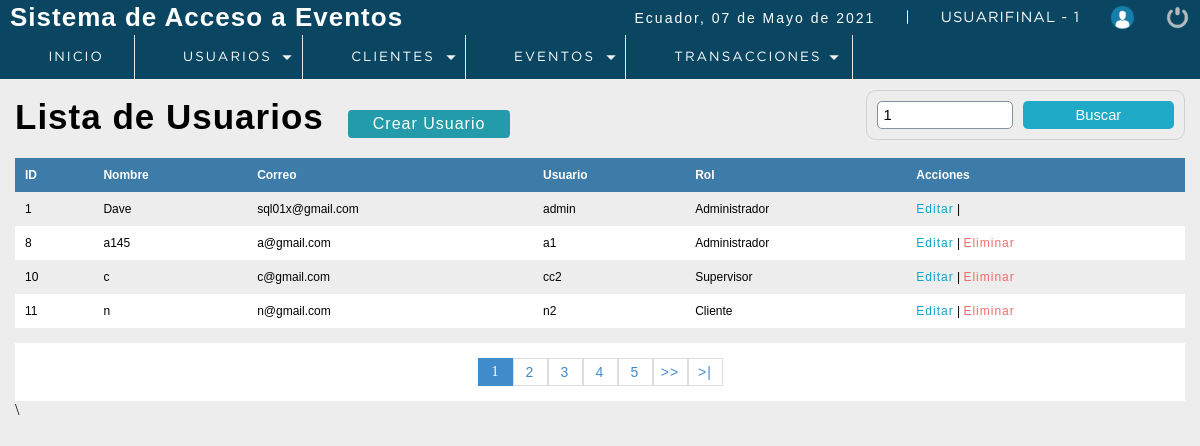
Page /P_seminarios/sistema/buscar_usuario.php?busqueda=1 (signed in) on the committed database.
### tables this page shows
CREATE TABLE `usuario` (
  `idusuario` int(11) NOT NULL,
  `nombre` varchar(50) DEFAULT NULL,
  `correo` varchar(100) DEFAULT NULL,
  `usuario` varchar(15) DEFAULT NULL,
  `clave` varchar(100) DEFAULT NULL,
  `rol` int(11) DEFAULT NULL,
  `Status` int(11) NOT NULL DEFAULT 1,
  `cod_cliente` int(11) DEFAULT 0
);

CREATE TABLE `rol` (
  `idrol` int(11) NOT NULL,
  `rol` varchar(20) DEFAULT NULL
);

### P_seminarios/sistema/buscar_usuario.php (the view, shortened to what this page needs)
<?php
 include "../conection.php";
?>
<!DOCTYPE html>
<html lang="en">
<head>
	<?php include "includes/scripts.php"?>
</head>
<body>
 <?php include "includes/header.php"?>
	<section id="container">
    <?php
        $busqueda = strtolower($_REQUEST['busqueda']) ;
    ?>
		<h1>Lista de Usuarios</h1>
        <a href="registro_usuarios.php" class="btn_new">Crear Usuario</a>
    <form action="buscar_usuario.php" method="get" class="form_search">
        <input type="text" name="busqueda" id="busqueda" placeholder="Buscar" value ="<?php echo $busqueda;?>">
        <input type="submit" value="Buscar" class="btn_search" >
    </form>
        <table>
            <tr>
                <th>ID</th>
                <th>Nombre</th>
                <th>Correo</th>
                <th>Usuario</th>
                <th>Rol</th>
                <th>Acciones</th>
            </tr>
            <?php
            $rol ='';
           $sql_registre = mysqli_query($conection,"SELECT COUNT(*) AS total_registro   FROM usuario
                                                                                        WHERE
                                                                                        (
                                                                                        idusuario LIKE '%$busqueda%' OR
                                                                                        nombre	  LIKE '%$busqueda%' OR
                                                                                        correo	  LIKE '%$busqueda%' OR
                                                                                        usuario	  LIKE '%$busqueda%'
                                                                                        $rol
                                                                                        )
                                                                                        AND
                                                                                        Status =1");
           $result_registre = mysqli_fetch_array($sql_registre);
           $total_resgistros = $result_registre['total_registro'];
           $por_pagina = 4;
           if (empty($_GET['pagina'])) {
               $pagina =1;
           }
           else {
               $pagina = $_GET['pagina'];
           }
           $desde = ($pagina - 1) * $por_pagina;
           $total_paginas = ceil($total_resgistros / $por_pagina);
           $query = mysqli_query($conection,"SELECT u.Idusuario, u.nombre, u.correo, u.usuario, r.rol FROM usuario u
                                                                                                      INNER JOIN rol r
                                                                                                      ON u.rol = r.idrol
                                                                                                      WHERE
                                                                                                        (
                                                                                                            u.idusuario   LIKE '%$busqueda%' OR
                                                                                                            u.nombre	  LIKE '%$busqueda%' OR
                                                                                                            u.correo	  LIKE '%$busqueda%' OR
                                                                                                            u.usuario	  LIKE '%$busqueda%' OR
                                                                                                            r.rol         LIKE '%$busqueda%'
                                                                                                        )
                                                                                                      AND
                                                                                                      Status = 1
                                                                                                      ORDER BY idusuario ASC LIMIT $desde, $por_pagina");
           $result = mysqli_num_rows($query);
           if ($result > 0) {
               while ($data = mysqli_fetch_array($query)) {
           ?>
            <tr>
                <td><?php echo $data["Idusuario"];?></td>
                <td><?php echo $data["nombre"];?></td>
                <td><?php echo $data["correo"];?></td>
                <td><?php echo $data["usuario"];?></td>
                <td><?php echo $data["rol"];?></td>
                <td>
                    <a class="link_edit" href="editar_usuario.php?id=<?php echo $data["Idusuario"];?>">Editar</a>
                    |
                    <?php
                        if ($data["Idusuario"] !=1) {
                    ?>
                    <a class="link_delete" href="eliminar_usuario.php?id=<?php echo $data["Idusuario"];?>">Eliminar</a>
                    <?php
                        }
                    ?>
                </td>
            </tr>
                <?php
               }
           }
            ?>
        </table>
        <?php
                    if ($total_resgistros != 0)
                    {
                ?>
                <div class="paginador">
                    <ul>
                    <?php
                    for ($i=1; $i <= $total_paginas; $i++) {
                        if ($i == $pagina) {
                            echo '<li class="pageSelected">'.$i.'</li>';
                        }
                        else {
                            echo '<li><a href="?pagina='.$i.'&busqueda='.$busqueda.'">'.$i.'</a></li>';
                        }
                    }
                    if ($pagina!=$total_paginas) {
                    ?>
                    <li><a href="?pagina=<?php echo $pagina+1;?>&busqueda=<?php echo $busqueda; ?>">>></a></li>
                    <li><a href="?pagina=<?php echo $total_paginas;?>&busqueda=<?php echo $busqueda; ?>">>|</a></li>
                        <?php
                            }
                        ?>
                    </ul>
                </div>\
                <?php
                    }
                ?>
	</section>
</body>
</html>

### P_seminarios/sistema/css/style.css (style rules this page uses)
* { margin: 0; padding: 0; box-sizing: border-box; }
body { background: #ededed; }
h1, h2, h3, h4, h5, h6 { font-family: 'arial'; font-weight: bold; letter-spacing: 1px; }
h1 { font-size: 26px; }
a { text-decoration: none; font-family: arial; letter-spacing: 1px; }
#container { padding: 90px 15px 15px; }
form { border: 2px solid #78909C; border-radius: 2%; background: #FFF; margin: auto; padding: 20px 50px; border: 1px solid #d1d1d1; }
input,select { display: block; width: 100%; font-size: 11pt; padding: 5px; border: 1px solid #85929e; border-radius: 5px; }
#container h1 { font-size: 35px; display: inline-block; }
.btn_new { display: inline-block; background: #239baa; color: #FFF; padding: 5px 25px; border-radius: 4px; margin: 20px; }
table { border-collapse: collapse; font-size: 12px; font-family: 'arial'; width: 100%; }
table th { text-align: left; padding: 10px; background: #3d7ba8; color: #FFF; }
table tr:nth-child(odd) { background: #FFF; }
table td { padding: 10px; }
.link_edit { color: #0ca4ce; }
.link_delete { color: #f26b6b; }
.paginador ul { padding: 15px; list-style: none; background: #FFF; margin-top: 15px; display: -webkit-flex; display: -moz-flex; display: -ms-flex; display: -o-flex; display: flex; justify-content: center; }
.paginador a, .pageSelected { color: #428bca; border: 1px solid #ddd; padding: 5px; display: inline-block; font-size: 14px; text-align: center; width: 35px; }
.pageSelected { color: #FFF; background: #428bca; border: 1px solid #428bca; }
.form_search { display: -webkit-flex; display: -moz-flex; display: -ms-flex; display: -o-flex; display: flex; float: right; background: initial; padding: 10px; border-radius: 10px; }
.form_search .btn_search { background: #1faac8; color: #FFF; padding: 0 20px; border: 0; cursor: pointer; margin-left: 10px; }

### rows in the picture
usuario: idusuario "1", nombre "Dave", correo "sql01x@gmail.com", usuario "admin", rol.rol "Administrador"
usuario: idusuario "8", nombre "a145", correo "a@gmail.com", usuario "a1", rol.rol "Administrador"
usuario: idusuario "10", nombre "c", correo "c@gmail.com", usuario "cc2", rol.rol "Supervisor"
usuario: idusuario "11", nombre "n", correo "n@gmail.com", usuario "n2", rol.rol "Cliente"

### other values in the picture
fechaC() "07 de Mayo de 2021"
$_SESSION['user'] "USUARIFINAL"
$_SESSION['rol'] "1"
